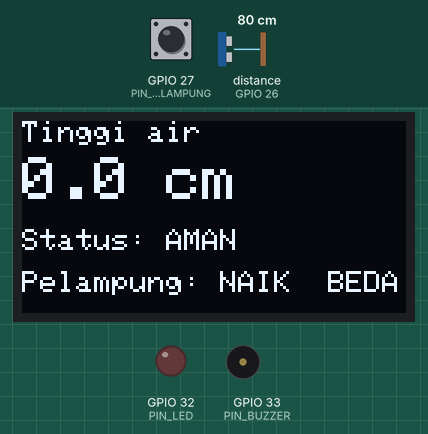
A sketch run on a simulated ESP32. Parts: 128×64 one-colour display, output pins drawn as LEDs (lit = HIGH), buzzer (waves = sounding). Wiring (from diagram.json): ultrasonic range finder: trigger GPIO 25; echo GPIO 26. Dashed ring = blinking. Inputs (shaded band) come from the test bench; at power-on: distance to the obstacle (sensor on GPIO 26) 80 cm, GPIO 27 (PIN_PELAMPUNG) LOW. The echo pulse lasts 58.3 µs per cm; pins used as bus, display or sensor lines are not drawn; what the sketch prints to the serial monitor is not drawn.

Above: at 1.2 s.
1.3 s: distance to the obstacle (sensor on GPIO 26) set to 27 cm
At 3.2 s:
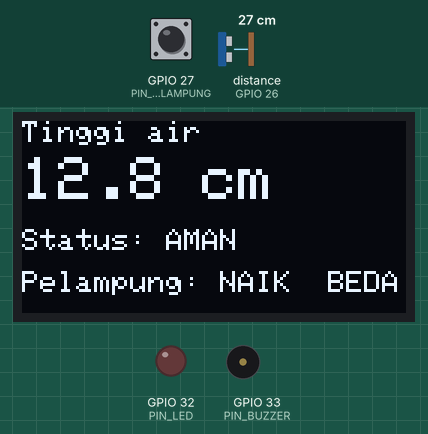
3.5 s: distance to the obstacle (sensor on GPIO 26) set to 21 cm
At 5.1 s:
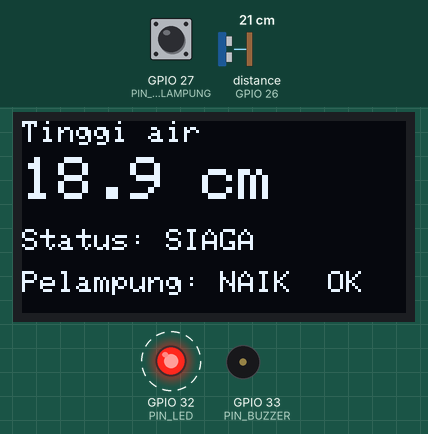
6.7 s: GPIO 27 (PIN_PELAMPUNG) pulled HIGH for 1 s
At 7.3 s:
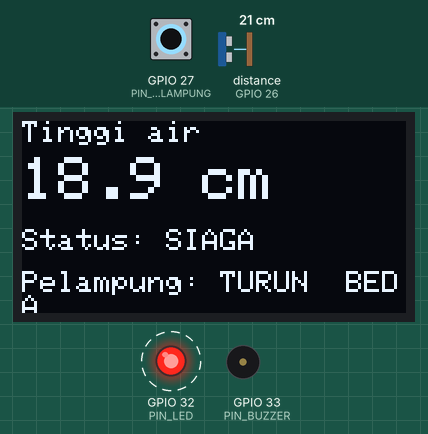
9.2 s: distance to the obstacle (sensor on GPIO 26) set to 2 cm
At 9.9 s:
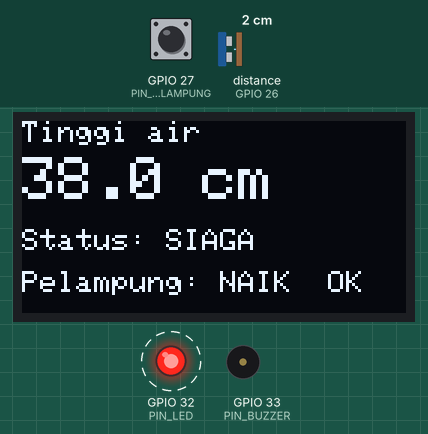
12.4 s: GPIO 27 (PIN_PELAMPUNG) pulled HIGH for 3.2 s
At 14.7 s:
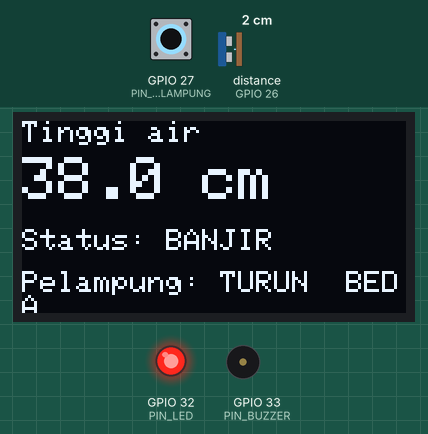
17.4 s: distance to the obstacle (sensor on GPIO 26) set to 4 cm
At 18.5 s:
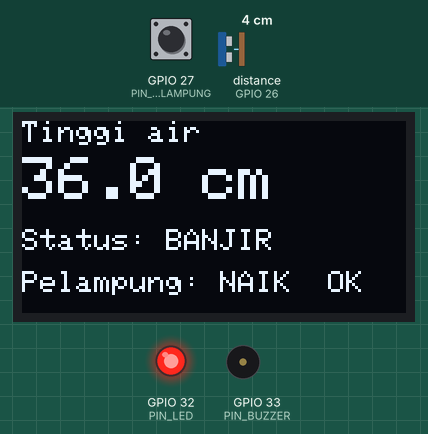
Timing chart, 0 to 21.6 s (numbered marks = the images above; inputs shaded):
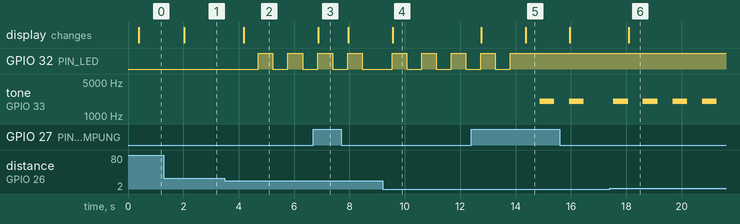

The sketch:

sensor-banjir.ino
```cpp
// Node sensor banjir: HC-SR04 + pelampung + OLED + buzzer + LED di ESP32 DevKit 38 pin.
// Logika (median, tinggi air, status, cek silang) ada di logika.h dan dites di firmware/test.
#include <Wire.h>
#include <Adafruit_GFX.h>
#include <Adafruit_SSD1306.h>
#include "logika.h"

// 1 = simulator Wokwi (buzzer pakai nada). upload.sh mengompilasi dengan SIMULASI=0 untuk ESP32 asli.
#ifndef SIMULASI
#define SIMULASI 1
#endif

// ---- Pengaturan demo (ember). Di lapangan: tinggi sensor sebenarnya, durasi 2 jam. ----
const char* ID_NODE = "node-01";
const float TINGGI_SENSOR_CM = 40;      // jarak sensor ke dasar ember
const float AMBANG_CM = 15;             // tinggi air yang dianggap banjir (pelampung dipasang setinggi ini)
const unsigned long DURASI_MS = 10000;  // air harus bertahan di atas ambang selama ini
const bool PELAMPUNG_NAIK_SAAT_LOW = true;  // balik kalau pelampungmu terbaca terbalik
const bool BUZZER_AKTIF_LOW = true;         // kebanyakan modul buzzer 3 pin bunyi saat pin LOW

// ---- Pin (label di papan: P25 / D25 / IO25 / G25, dst.) ----
const int PIN_TRIG = 25;
const int PIN_ECHO = 26;  // lewat pembagi tegangan 1k/2k di alat asli
const int PIN_PELAMPUNG = 27;
const int PIN_LED = 32;
const int PIN_BUZZER = 33;
// OLED di sisi kiri: pin kanan ESP32 tertutup papan saat dipasang di 2 breadboard.
// Jangan pakai P12 (pull-up layar bikin ESP32 gagal boot).
const int PIN_SDA = 13;
const int PIN_SCL = 14;

Adafruit_SSD1306 layar(128, 64, &Wire, -1);
bool adaLayar = false;
Detektor detektor(AMBANG_CM, DURASI_MS);

const char* namaStatus(Status s) {
  switch (s) {
    case AMAN: return "AMAN";
    case SIAGA: return "SIAGA";
    case BANJIR: return "BANJIR";
    default: return "SENSOR ERROR";
  }
}

float bacaJarakCm() {
  digitalWrite(PIN_TRIG, LOW);
  delayMicroseconds(2);
  digitalWrite(PIN_TRIG, HIGH);
  delayMicroseconds(10);
  digitalWrite(PIN_TRIG, LOW);
  unsigned long us = pulseIn(PIN_ECHO, HIGH, 30000);
  return us == 0 ? -1 : us / 58.0;
}

void buzzer(bool nyala) {
#if SIMULASI
  if (nyala) tone(PIN_BUZZER, 2000); else noTone(PIN_BUZZER);
#else
  digitalWrite(PIN_BUZZER, nyala != BUZZER_AKTIF_LOW ? HIGH : LOW);
#endif
}

void tampilkan(float tinggi, Status s, bool pelampungNaik, bool cocok) {
  // Cek layar tiap kali: kalau kabelnya sempat longgar lalu nyambung lagi, layar dinyalakan ulang.
  Wire.beginTransmission(0x3C);
  if (Wire.endTransmission() != 0) { adaLayar = false; return; }
  if (!adaLayar) adaLayar = layar.begin(SSD1306_SWITCHCAPVCC, 0x3C);
  if (!adaLayar) return;
  layar.clearDisplay();
  layar.setTextColor(SSD1306_WHITE);
  layar.setTextSize(1);
  layar.setCursor(0, 0);
  layar.print("Tinggi air");
  layar.setTextSize(2);
  layar.setCursor(0, 12);
  if (tinggi < 0) layar.print("--"); else { layar.print(tinggi, 1); layar.print(" cm"); }
  layar.setTextSize(1);
  layar.setCursor(0, 36);
  layar.print("Status: ");
  layar.print(namaStatus(s));
  layar.setCursor(0, 50);
  layar.print("Pelampung: ");
  layar.print(pelampungNaik ? "NAIK" : "TURUN");
  layar.print(cocok ? "  OK" : "  BEDA");
  layar.display();
}

void setup() {
  Serial.begin(115200);
  pinMode(PIN_TRIG, OUTPUT);
  pinMode(PIN_ECHO, INPUT);
  pinMode(PIN_PELAMPUNG, INPUT_PULLUP);
  pinMode(PIN_LED, OUTPUT);
  pinMode(PIN_BUZZER, OUTPUT);
  buzzer(false);
  Wire.begin(PIN_SDA, PIN_SCL);
  adaLayar = layar.begin(SSD1306_SWITCHCAPVCC, 0x3C);
  if (!adaLayar) Serial.println("OLED tidak terdeteksi (cek SDA=13, SCL=14, alamat 0x3C)");
}

void loop() {
  float bacaan[5];
  for (int i = 0; i < 5; i++) { bacaan[i] = bacaJarakCm(); delay(60); }
  float jarak = jarakMedian(bacaan, 5);
  float tinggi = tinggiAir(jarak, TINGGI_SENSOR_CM);
  unsigned long sekarang = millis();
  Status s = detektor.perbarui(tinggi, sekarang);
  bool pelampungNaik = (digitalRead(PIN_PELAMPUNG) == LOW) == PELAMPUNG_NAIK_SAAT_LOW;
  bool cocok = tinggi >= 0 && sepakat(tinggi, AMBANG_CM, pelampungNaik);

  bool kedip = (sekarang / 500) % 2;
  digitalWrite(PIN_LED, s == BANJIR || ((s == SIAGA || s == SENSOR_ERROR) && kedip));
  buzzer(s == BANJIR && kedip);
  tampilkan(tinggi, s, pelampungNaik, cocok);

  // Satu baris JSON per bacaan; nanti baris inilah yang ditandatangani dan dikirim ke server.
  Serial.printf("{\"id\":\"%s\",\"ms\":%lu,\"jarak\":%.1f,\"tinggi\":%.1f,\"pelampung\":%d,\"status\":\"%s\",\"sepakat\":%s,\"layar\":%s}\n",
                ID_NODE, sekarang, jarak, tinggi, pelampungNaik, namaStatus(s), cocok ? "true" : "false", adaLayar ? "true" : "false");
  delay(200);
}
```

logika.h
```cpp
// Logika sensor banjir tanpa ketergantungan hardware, supaya bisa dites di laptop.
#pragma once

enum Status { AMAN, SIAGA, BANJIR, SENSOR_ERROR };

const int MAKS_BACAAN = 9;

// Median dari bacaan yang valid (> 0). Butuh minimal 3 bacaan valid, kalau kurang hasilnya -1.
inline float jarakMedian(const float* bacaan, int n) {
  float valid[MAKS_BACAAN];
  int k = 0;
  for (int i = 0; i < n && k < MAKS_BACAAN; i++) {
    if (bacaan[i] > 0) valid[k++] = bacaan[i];
  }
  if (k < 3) return -1;
  for (int i = 1; i < k; i++) {
    float x = valid[i];
    int j = i - 1;
    while (j >= 0 && valid[j] > x) { valid[j + 1] = valid[j]; j--; }
    valid[j + 1] = x;
  }
  return valid[(k - 1) / 2];  // median bawah: selalu bacaan asli, bukan rata-rata
}

// Sensor menghadap ke bawah dari ketinggian tinggiSensorCm di atas dasar.
inline float tinggiAir(float jarakCm, float tinggiSensorCm) {
  if (jarakCm < 0) return -1;
  float t = tinggiSensorCm - jarakCm;
  return t < 0 ? 0 : t;
}

// BANJIR kalau air bertahan di atas ambang selama durasiMs; sebelum itu SIAGA.
struct Detektor {
  float ambangCm;
  unsigned long durasiMs;
  bool diAtas = false;
  unsigned long sejakMs = 0;

  Detektor(float ambang, unsigned long durasi) : ambangCm(ambang), durasiMs(durasi) {}

  Status perbarui(float tinggiCm, unsigned long sekarangMs) {
    if (tinggiCm < 0) return SENSOR_ERROR;
    if (tinggiCm < ambangCm) { diAtas = false; return AMAN; }
    if (!diAtas) { diAtas = true; sejakMs = sekarangMs; }
    return sekarangMs - sejakMs >= durasiMs ? BANJIR : SIAGA;
  }
};

// Cek silang: pelampung (dipasang setinggi ambang) harus setuju dengan sensor jarak.
inline bool sepakat(float tinggiCm, float ambangCm, bool pelampungNaik) {
  return (tinggiCm >= ambangCm) == pelampungNaik;
}
```

Measured:
- the behaviour switches between 25 and 24 cm on distance to the obstacle (sensor on GPIO 26) (found by bisection; images 1 and 2)
- after the input at 1.3 s, the display: changes after 0.73 s (image 1)
- after the input at 3.5 s, GPIO 32 (PIN_LED): alternates HIGH for 0.54 s and LOW for 0.54 s, starting after 1.2 s; the display: changes after 0.69 s (image 2)
- after the input at 6.7 s, the display: changes after 0.18 s (image 3)
- after the input at 9.2 s, the display: changes after 0.36 s (image 4)
- after the input at 12.4 s, the display: first changes after 0.36 s (image 5 shows a later state)
- after the input at 17.4 s, the display: changes after 0.69 s (image 6)
- by itself, tone on GPIO 33 (PIN_BUZZER): alternates 2000 Hz for 0.53 s and silent for 0.53 s
